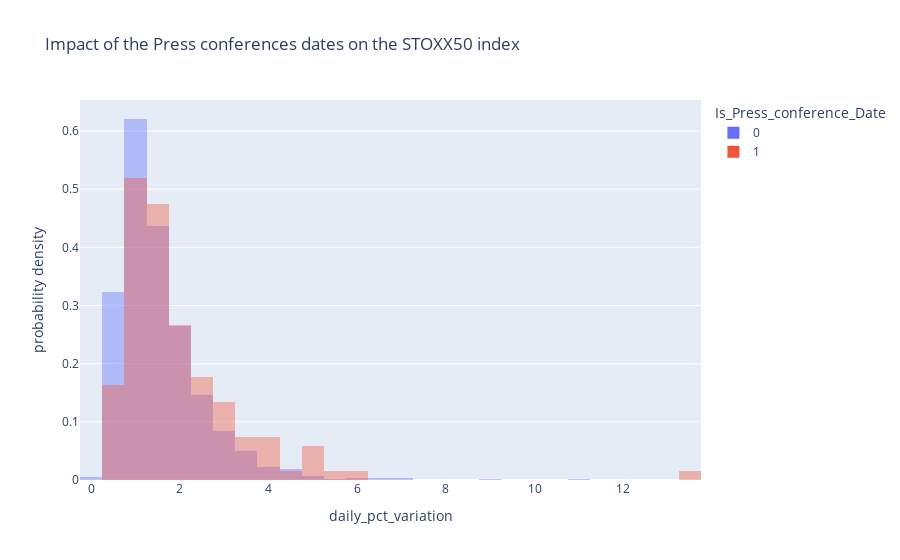

This figure's notebook cell:
### Markdown cell above
**Histogram according to the day with/without meeting :**

### Code cell
px.histogram(stoxx50_data,x="daily_pct_variation", nbins = 50, color="Is_Press_conference_Date",barmode="overlay", opacity=0.4, histnorm= "probability density", title="Impact of the Press conferences dates on the STOXX50 index")

### Figure 1 — Plotly figure (JSON) as saved in the notebook; plotly's stock layout.template omitted (floating-point values rounded to 4 significant figures; data arrays with more than 128 entries replaced by an {"elided": "..."} marker saying what was removed)
{"data": [{"alignmentgroup": "True", "bingroup": "x", "histnorm": "probability density", "hovertemplate": "Is_Press_conference_Date=0<br>daily_pct_variation=%{x}<br>probability density=%{y}<extra></extra>", "legendgroup": "0", "marker": {"color": "#636efa", "opacity": 0.4, "pattern": {"shape": ""}}, "name": "0", "nbinsx": 50, "offsetgroup": "0", "orientation": "v", "showlegend": true, "type": "histogram", "x": {"elided": "3377 float values"}, "xaxis": "x", "yaxis": "y"}, {"alignmentgroup": "True", "bingroup": "x", "histnorm": "probability density", "hovertemplate": "Is_Press_conference_Date=1<br>daily_pct_variation=%{x}<br>probability density=%{y}<extra></extra>", "legendgroup": "1", "marker": {"color": "#EF553B", "opacity": 0.4, "pattern": {"shape": ""}}, "name": "1", "nbinsx": 50, "offsetgroup": "1", "orientation": "v", "showlegend": true, "type": "histogram", "x": {"elided": "135 float values"}, "xaxis": "x", "yaxis": "y"}], "layout": {"barmode": "overlay", "legend": {"title": {"text": "Is_Press_conference_Date"}, "tracegroupgap": 0}, "title": {"text": "Impact of the Press conferences dates on the STOXX50 index"}, "xaxis": {"anchor": "y", "domain": [0, 1], "title": {"text": "daily_pct_variation"}}, "yaxis": {"anchor": "x", "domain": [0, 1], "title": {"text": "probability density"}}}}
